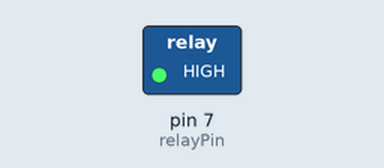
Recording of a sketch running on a simulated Arduino Uno, built with avr-gcc and run on an emulated ATmega328P. Shown: switched loads named in the sketch (green lamp = pin HIGH).

Above: at 1.0 s.
At 3.0 s:
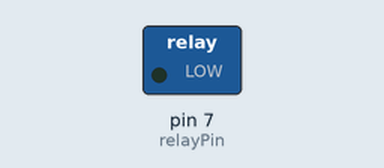
Timing chart, 0 to 5.2 s (numbered marks = the images above):
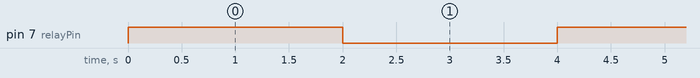

Measured:
- by itself, pin 7 (relayPin): alternates HIGH for 2.0 s and LOW for 2.0 s

The sketch:

8.relay_control.ino
```cpp
#define relayPin 7

void setup() {
  pinMode(relayPin, OUTPUT);
}

void loop() {
  digitalWrite(relayPin, HIGH);  // Relay on (close the switch)
  delay(2000);

  digitalWrite(relayPin, LOW);   // Relay off (open the switch)
  delay(2000);
}
```
